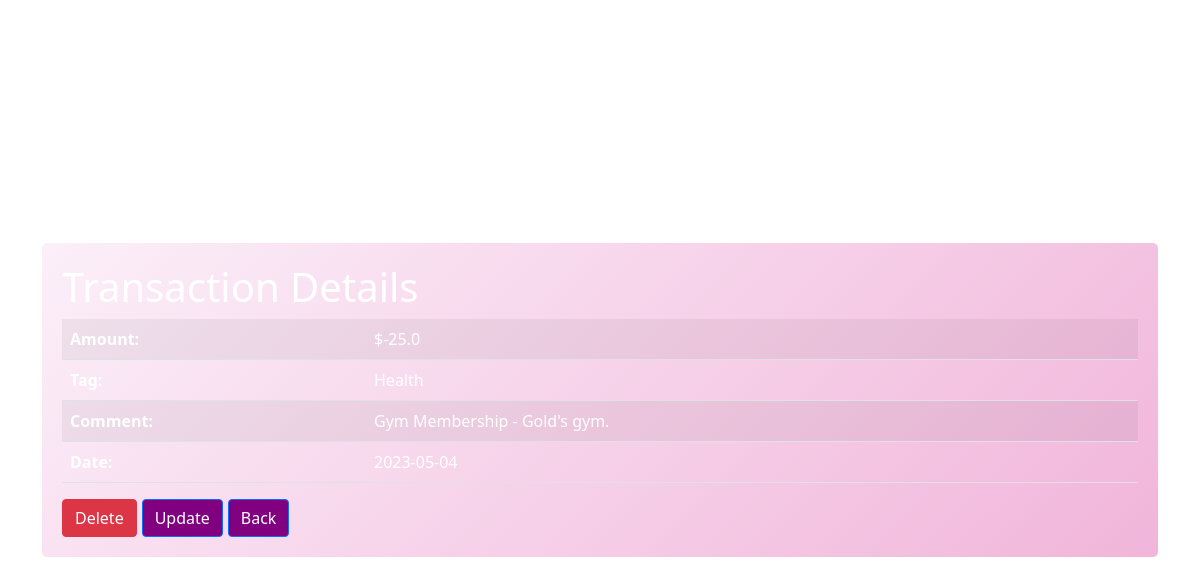
The app's page /2/view (signed in), older data.
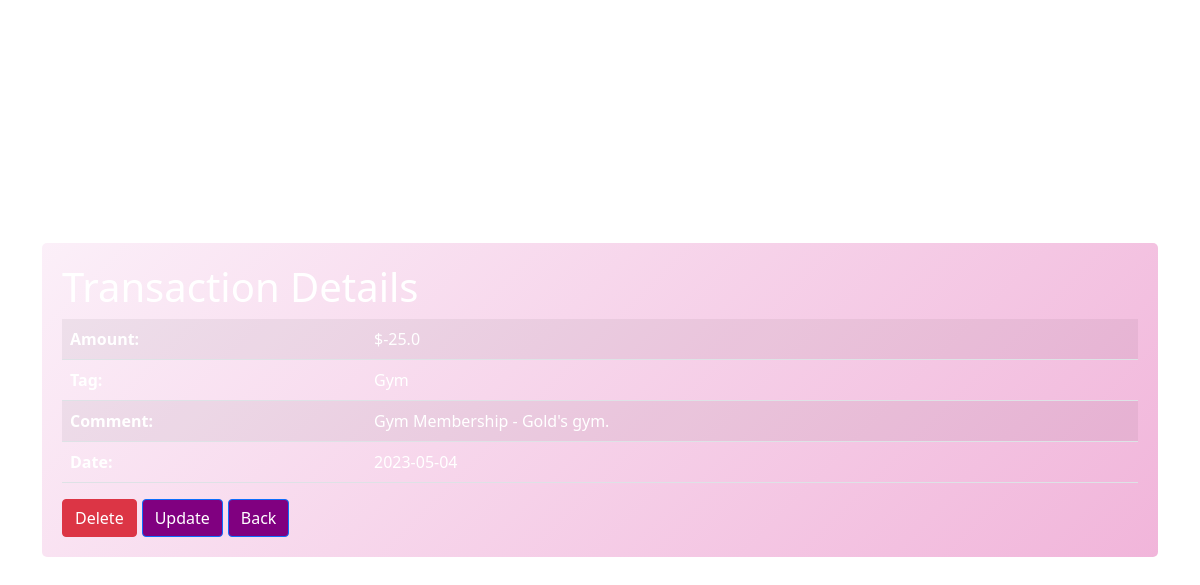
The same page, newer data.
### project/models.py (models this page shows, shortened)
class Transaction(db.Model):
    id = db.Column(db.Integer, primary_key=True)
    amt=db.Column(db.Float,nullable=False)
    tag=db.Column(db.String,nullable=False)
    comment=db.Column(db.String,nullable=True)
    trans_created=db.Column(db.Date, default=date.today())
    account_id = db.Column(db.Integer, db.ForeignKey('account.id'), nullable=False, index=True)

### project/routes.py (the view)
@main.route('/<int:transaction_id>/view',methods=['GET'])
@login_required
def view_transaction(transaction_id):
    transaction=Transaction.query.get(transaction_id)
    account=Account.query.get(transaction.account_id)
    user=User.query.get(account.user_id)
    if current_user.id==user.id:
        return render_template('view_transaction.html',transaction=transaction,user_id=user.id)
    else:
        return redirect(url_for('main.user_main_page',user_id=current_user.id))

### project/auth.py (called while the page is built)
def load_user(id):
    return User.query.get(int(id))

### project/templates/view_transaction.html
{% extends "base.html" %}
{% block content %}
<div class="containermt-3">
    <h1>Transaction Details</h1>
    <table class="table table-striped">
      <tbody>
        <tr>
          <th>Amount:</th>
          <td>${{transaction.amt}}</td>
        </tr>
        <tr>
          <th>Tag:</th>
          <td>{{transaction.tag}}</td>
        </tr>
        <tr>
          <th>Comment:</th>
          <td>{{transaction.comment}}</td>
        </tr>
        <tr>
          <th>Date:</th>
          <td>{{transaction.trans_created}}</td>
        </tr>
      </tbody>
    </table>
    <div class="buttonGroup">
      <form action="{{url_for('main.delete_transaction',transaction_id=transaction.id)}}" method="post">
        <button class="btn btn-danger d-inline-block" id="viewDelButton">Delete</button></form>
      <a href="{{url_for('main.update_transaction',transaction_id=transaction.id)}}">
        <button class="btn btn-primary d-inline-block" id="viewUpdateButton">Update</button></a>
      <a href="{{url_for('main.user_main_page',user_id=user_id)}}">
        <button class="btn btn-primary d-inline-block" id="viewBackButton">Back</button></a>
    </div>
  </div>
{% endblock %}

### project/templates/base.html (shortened to what this page needs)
<!doctype html>
<html lang="en">
<head>
    <link href="https://cdn.jsdelivr.net/npm/bootstrap@5.0.2/dist/css/bootstrap.min.css" rel="stylesheet"
>
        <link rel="stylesheet" href="{{url_for('static',filename='css/transaction_styles.css')}}">
</head>
<body>
    <div class="container">
        {% block content %}
        {% endblock %}
    </div>
</body>
</html>

### project/static/css/transaction_styles.css (style rules this page uses)
body { background-image: url("../images/background_add_transaction.png"); height: 100vh; display: flex; align-items: center; justify-content: center; background-repeat: no-repeat; background-size: cover; background-position: center; color: white; }
h1 { color: white; }
.btn-primary { background-color: purple; }
.containermt-3 { background: linear-gradient(135deg, rgba(243, 203, 234, 0.3), rgba(209, 10, 133, 0.3)); padding: 20px; border-radius: 5px; }
tbody { color: white; }
tr th { color: white; }
tr td { color: white; }
.buttonGroup { display: inline-flex; gap: 5px; }

Row changes from the older to the newer data that the page shows:
changed Transaction "Gym Membership - Gold's gym.": tag "Health" → "Gym"
